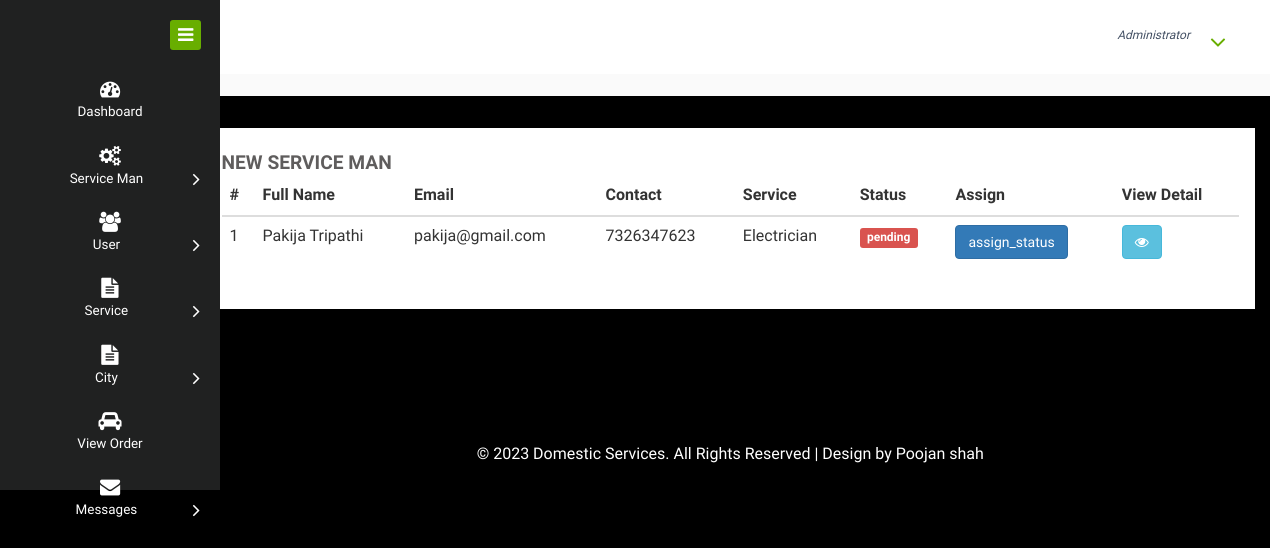
Screenshot of /new_service_man with the database file from the repository.
### home_service/models.py (models this page shows, shortened)
class Service_Man(models.Model):
    status = models.ForeignKey(Status, on_delete=models.CASCADE, null=True)
    city = models.ForeignKey(City, on_delete=models.CASCADE, null=True)
    user = models.ForeignKey(User, on_delete=models.CASCADE, null=True)
    contact = models.CharField(max_length=100, null=True)
    address = models.CharField(max_length=100, null=True)
    doj = models.DateField(null=True)
    dob = models.DateField(null=True)
    id_type = models.CharField(max_length=100, null=True)
    service_name = models.CharField(max_length=100, null=True)
    experience = models.CharField(max_length=100, null=True)
    id_card = models.FileField(null=True)
    image = models.FileField(null=True)

class Status(models.Model):
    status = models.CharField(max_length=30, null=True)

### home_service/views.py (the view)
# urls.py: path('new_service_man',New_Service_man,name="new_service_man"),
def New_Service_man(request):
    dic = notification()
    status = Status.objects.get(status="pending")
    ser = Service_Man.objects.filter(status=status)
    d = {'ser':ser,'new': dic['new'], 'count': dic['count']}
    return render(request,'new_service_man.html',d)

### home_service/views.py (called while the page is built)
def notification():
    status = Status.objects.get(status='pending')
    new = Service_Man.objects.filter(status=status)
    count=0
    for i in new:
        count+=1
    d = {'count':count,'new':new}
    return d

### home_service/templates/new_service_man.html
{% extends 'admin_navigation.html' %}
{% load static %}{% block body %}
<div class="chit-chat-layer1">
	<div class="col-md-12 chit-chat-layer1-left">
               <div class="work-progres">
                            <div class="chit-chat-heading">
                                  New Service Man
                            </div>
                            <div class="table-responsive">
                                <table class="table table-hover">
                                  <thead>
                                    <tr>
                                      <th>#</th>
                                      <th>Full Name</th>
                                      <th>Email</th>
                                      <th>Contact</th>
                                      <th>Service</th>
                                      <th>Status</th>
                                        <th>Assign</th>
                                      <th>View Detail</th>
                                  </tr>
                              </thead>
                              <tbody>
                              {% for i in ser %}
                                <tr>
                                  <td>{{forloop.counter}}</td>
                                  <td>{{i.user.first_name}} {{i.user.last_name}}</td>
                                  <td>{{i.user.email}}</td>
                                  <td>{{i.contact}}</td>
                                  <td>{{i.service_name}}</td>
                                    <td><span class="label label-danger">{{i.status.status}}</span></td>
                                    <td><a href="{% url 'status' i.id %}" ><button class="btn btn-primary">assign_status</button></a></td>
                                    <td><a href="{% url 'service_man_detail' i.id %}" ><button class="btn btn-info"><i class="fa fa-eye"></i></button></a></td>
                              </tr>
                              {% endfor %}
                          </tbody>
                      </table>
                  </div>
             </div>
      </div>
</div>
    {% endblock %}

### rows the page displays
Service_Man: user.first_name "Pakija", user.last_name "Tripathi", user.email "pakija@gmail.com", contact "7326347623", service_name "Electrician", status.status "pending"
